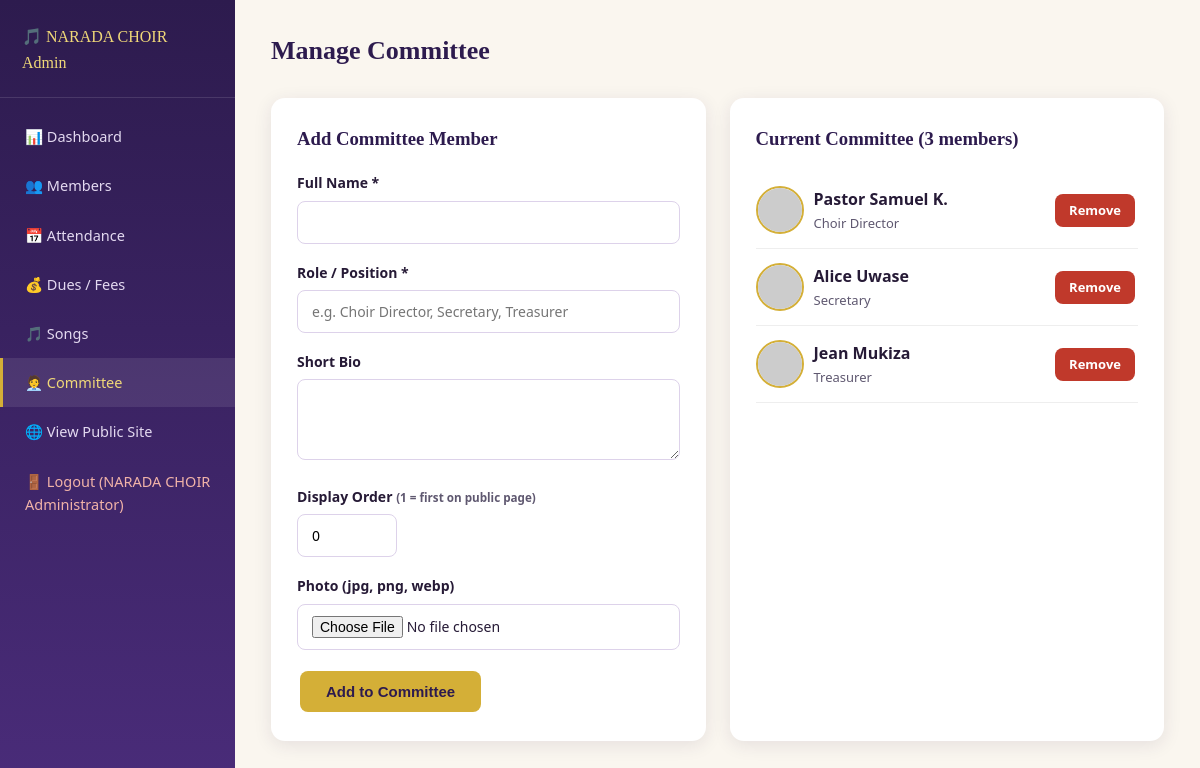
Page /admin/committee_admin.php (signed in) on the committed database.
### tables this page shows
CREATE TABLE committee (
    id INT AUTO_INCREMENT PRIMARY KEY,
    full_name VARCHAR(100) NOT NULL,
    role VARCHAR(100) NOT NULL,
    photo VARCHAR(255) DEFAULT NULL,
    bio TEXT DEFAULT NULL,
    display_order INT DEFAULT 0
);

### admin/committee_admin.php (the view, shortened to what this page needs)
<?php
require_once '../config/db.php';
$committee = $pdo->query("SELECT * FROM committee ORDER BY display_order ASC")->fetchAll();
require '_sidebar.php';
?>
<div class="admin-topbar"><h1>Manage Committee</h1></div>
<div class="grid grid-2">
  <div class="card">
    <h3>Add Committee Member</h3>
    <form method="POST" enctype="multipart/form-data">
      <div class="form-group">
        <label>Full Name *</label>
        <input type="text" name="full_name" required>
      </div>
      <div class="form-group">
        <label>Role / Position *</label>
        <input type="text" name="role" placeholder="e.g. Choir Director, Secretary, Treasurer" required>
      </div>
      <div class="form-group">
        <label>Short Bio</label>
        <textarea name="bio" rows="3"></textarea>
      </div>
      <div class="form-group">
        <label>Display Order <small class="text-muted">(1 = first on public page)</small></label>
        <input type="number" name="display_order" value="0" style="width:100px;">
      </div>
      <div class="form-group">
        <label>Photo (jpg, png, webp)</label>
        <input type="file" name="photo" accept="image/*">
      </div>
      <button type="submit" class="btn btn-primary">Add to Committee</button>
    </form>
  </div>
  <div class="card">
    <h3>Current Committee (<?= count($committee) ?> members)</h3>
    <?php if (empty($committee)): ?>
      <p class="text-muted">No committee members added yet.</p>
    <?php else: ?>
      <?php foreach ($committee as $p): ?>
        <div class="flex-between" style="border-bottom:1px solid #eee;padding:14px 0;gap:10px;">
          <div class="flex gap-10" style="align-items:center;">
            <img src="<?= $p['photo']
              ? '../uploads/photos/'.htmlspecialchars($p['photo'])
              : 'https://ui-avatars.com/api/?name='.urlencode($p['full_name']).'&background=4a2c7a&color=fff&size=48' ?>"
                 style="width:48px;height:48px;border-radius:50%;object-fit:cover;border:2px solid var(--gold);">
            <div>
              <strong><?= htmlspecialchars($p['full_name']) ?></strong>
              <div class="text-muted" style="font-size:13px;"><?= htmlspecialchars($p['role']) ?></div>
            </div>
          </div>
          <a href="committee_admin.php?delete=<?= $p['id'] ?>" class="btn btn-danger btn-sm"
             onclick="return confirm('Remove <?= htmlspecialchars(addslashes($p['full_name'])) ?>?');">Remove</a>
        </div>
      <?php endforeach; ?>
    <?php endif; ?>
  </div>
</div>
<?php require '_footer.php'; ?>

### css/style.css (style rules this page uses)
:root { --deep-purple: #2d1b4e; --royal-purple: #4a2c7a; --soft-purple: #6b4596; --gold: #d4af37; --gold-light: #f0d878; --cream: #faf6ef; --ink: #261a36; --gray-text: #5f5870; --white: #ffffff; --success: #2e8b57; --danger: #c0392b; --warning: #d4881f; --card-shadow: 0 4px 18px rgba(45,27,78,0.10); --card-shadow-hover: 0 10px 28px rgba(45,27,78,0.18); --radius: 14px; --radius-sm: 8px; }
* { box-sizing: border-box; }
body { margin:0; font-family:'Segoe UI',Tahoma,Geneva,Verdana,sans-serif; background:var(--cream); color:var(--ink); line-height:1.6; }
h1,h2,h3,h4 { font-family:Georgia,'Times New Roman',serif; color:var(--deep-purple); margin-top:0; }
a { text-decoration:none; color:var(--soft-purple); }
img { max-width:100%; display:block; }
.btn { display:inline-block; padding:12px 26px; border-radius:var(--radius-sm); border:none; cursor:pointer; font-size:15px; font-weight:700; transition:transform 0.15s,box-shadow 0.15s; margin:3px; }
.btn-primary { background:var(--gold); color:var(--deep-purple); }
.btn-danger { background:var(--danger); color:var(--white) !important; }
.btn-sm { padding:6px 14px; font-size:13px; }
.grid { display:grid; gap:24px; }
.grid-2 { grid-template-columns:repeat(2,1fr); }
.card { background:var(--white); border-radius:var(--radius); box-shadow:var(--card-shadow); padding:26px; transition:box-shadow 0.2s,transform 0.2s; }
.form-group { margin-bottom:18px; }
label { display:block; margin-bottom:6px; font-weight:600; color:var(--ink); font-size:14px; }
input,select,textarea { width:100%; padding:11px 14px; border:1.5px solid #ddd2ea; border-radius:var(--radius-sm); font-size:14px; background:#fff; font-family:inherit; }
.admin-topbar { display:flex; justify-content:space-between; align-items:center; margin-bottom:26px; }
.admin-topbar h1 { font-size:26px; margin:0; }
.flex { display:flex; }
.flex-between { display:flex; justify-content:space-between; align-items:center; }
.gap-10 { gap:10px; }
.text-muted { color:var(--gray-text); }

### rows in the picture
committee: full_name "Pastor Samuel K.", role "Choir Director"
committee: full_name "Alice Uwase", role "Secretary"
committee: full_name "Jean Mukiza", role "Treasurer"

### other values in the picture
$_SESSION['admin_name'] "NARADA CHOIR Administrator"
count($committee) "3"
